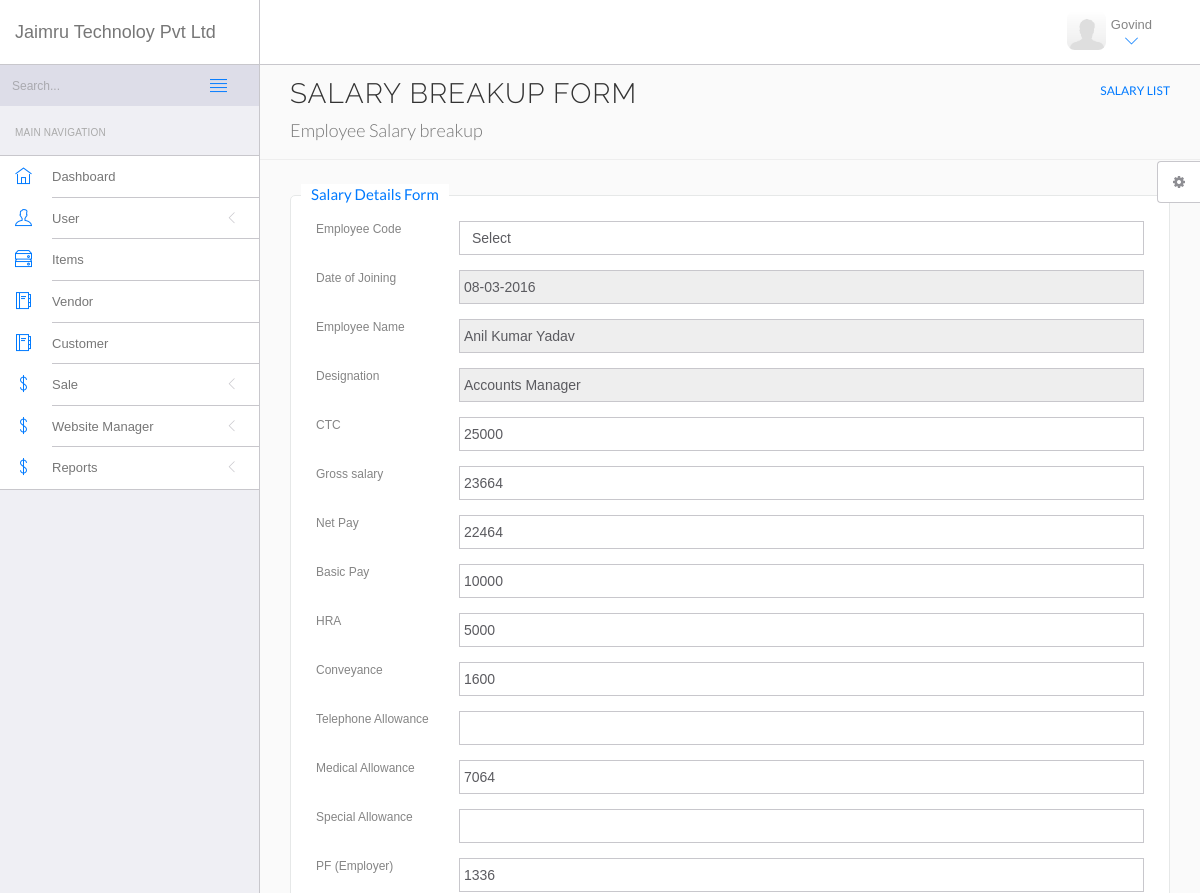
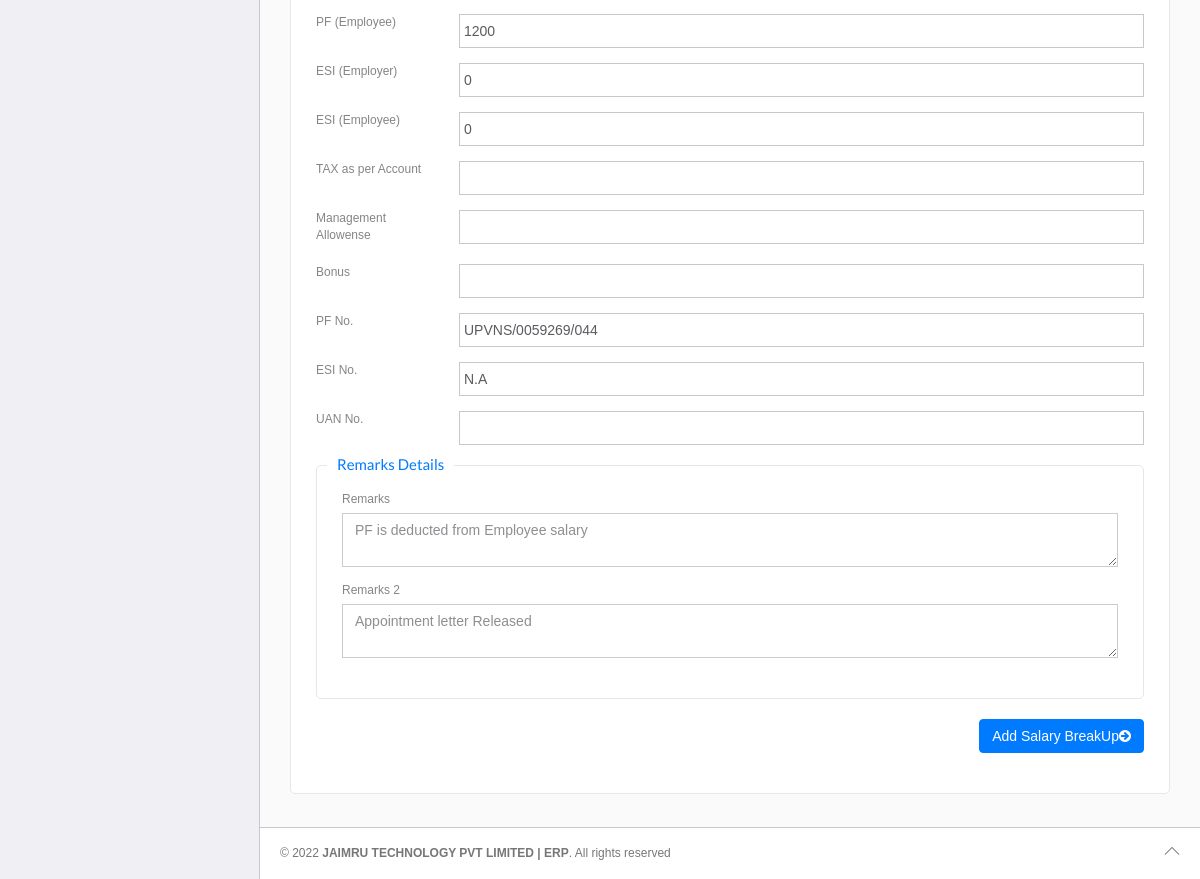
/erp/salary_entry.php?id=2 (signed in), run on the app's committed database (2 pictures, top to bottom).
### tables this page shows
CREATE TABLE IF NOT EXISTS `salary` (
  `salary_id` int(11) NOT NULL AUTO_INCREMENT,
  `sl_emp_code` varchar(255) DEFAULT NULL,
  `sa_emp_doj` date DEFAULT NULL,
  `sal_emp_name` varchar(255) DEFAULT NULL,
  `sal_emp_designation` varchar(255) DEFAULT NULL,
  `sal_ctc` int(11) DEFAULT NULL,
  `sal_gross` int(11) DEFAULT NULL,
  `sal_net` int(11) DEFAULT NULL,
  `sal_basic` int(11) DEFAULT NULL,
  `sal_hra` varchar(255) DEFAULT NULL,
  `sal_conveyance` varchar(255) DEFAULT NULL,
  `sal_telephone` varchar(255) NOT NULL,
  `sal_pa` varchar(255) DEFAULT NULL,
  `sal_pf_employer` varchar(255) DEFAULT NULL,
  `sal_pf_emmployee` varchar(255) DEFAULT NULL,
  `sal_esi_employer` varchar(255) DEFAULT NULL,
  `sal_esi_employee` varchar(255) DEFAULT NULL,
  `sal_tax` varchar(255) DEFAULT NULL,
  `sal_management_allowense` varchar(255) NOT NULL,
  `sal_bonus` varchar(255) NOT NULL,
  `sal_pf_no` varchar(255) DEFAULT NULL,
  `sal_esi_no` varchar(255) DEFAULT NULL,
  `sal_remark` varchar(255) DEFAULT NULL,
  `sal_remark2` varchar(255) DEFAULT NULL,
  `sal_add_date` datetime DEFAULT NULL,
  PRIMARY KEY (`salary_id`)
);

### erp/includes/class.php (called while the page is built, shortened)
<?php
class baseClass {
	private $host = "localhost";
	private $user = "root";
		private $password = "";
	private $database = "jaimru";
	public function __construct()
	{
		$this->conn = mysqli_connect($this->host,$this->user,$this->password,$this->database);
	}
	function sqlToUser_DateTime($sqldate)
	{
		$date1 = substr($sqldate,8,2);
		$month1 = substr($sqldate,5,2);
		$year1 = substr($sqldate,0,4);
		$time1 = substr($sqldate,11,8);
		$newdate = $date1."-".$month1."-".$year1." ".$time1;
		return $newdate;
	}
}
?>

### erp/salary_entry.php (the view, shortened to what this page needs)
<?php
include_once('includes/class.php');
$class = new baseClass;
if(isset($_GET['id']))
{
	$salary_id = $_GET['id'];
	$select = mysqli_query($class->conn,"select * from salary where salary_id = '$salary_id'");
	$select_res = mysqli_fetch_array($select);
	 @extract($select_res);
}
?>
<!DOCTYPE html>
<html lang="en">
<head>
<link rel="stylesheet" href="vendor/bootstrap/css/bootstrap.min.css">
<link rel="stylesheet" href="vendor/fontawesome/css/font-awesome.min.css">
<link rel="stylesheet" href="vendor/themify-icons/themify-icons.min.css">
<link href="vendor/animate.css/animate.min.css" rel="stylesheet" media="screen">
<link href="vendor/perfect-scrollbar/perfect-scrollbar.min.css" rel="stylesheet" media="screen">
<link href="vendor/switchery/switchery.min.css" rel="stylesheet" media="screen">
<link href="vendor/bootstrap-touchspin/jquery.bootstrap-touchspin.min.css" rel="stylesheet" media="screen">
<link href="vendor/select2/select2.min.css" rel="stylesheet" media="screen">
<link href="vendor/bootstrap-datepicker/bootstrap-datepicker3.standalone.min.css" rel="stylesheet" media="screen">
<link href="vendor/bootstrap-timepicker/bootstrap-timepicker.min.css" rel="stylesheet" media="screen">
<link rel="stylesheet" href="assets/css/styles.css">
<link rel="stylesheet" href="assets/css/plugins.css">
<link rel="stylesheet" href="assets/css/themes/theme-1.css" id="skin_color" />
</head>
<body>
<div id="app">
  <?php include('includes/left_sidebar.php'); ?>
  <div class="app-content">
    <?php include('includes/top_header.php'); ?>
    <div class="main-content" >
      <div class="wrap-content container" id="container">
        <section id="page-title">
          <div class="row">
            <div class="col-sm-8">
              <h1 class="mainTitle">Salary Breakup Form</h1>
              <span class="mainDescription">Employee Salary breakup</span> </div>
            <ol class="breadcrumb">
				<li>
					<span><a href="salary_list.php">SALARY LIST</a></span>
				</li>
			</ol>
          </div>
        </section>
        <section>
          <div class="panel-body">
            <form action="salary_entry.php" method="post" class="form-horizontal" >
              <fieldset>
                <legend> Salary Details Form </legend>
                <div class="form-group">
                  <div class="col-md-2">
                    <label class="" for="organisation">Employee Code</label>
                  </div>
                  <div class="col-md-10">
				  <select name="sl_emp_id" id="sl_emp_id" class="form-control" required >
                      <option value="">Select</option>
                    </select>
                  </div>
                </div>
                <div class="form-group">
                  <div class="col-md-2">
                    <label class="">Date of Joining</label>
                  </div>
                  <div class="col-md-10">
                    <input type="text" name="sa_emp_doj" id="Doj" readonly placeholder="Date Of Joining"class="form-control" value="<?php if(isset($sa_emp_doj)){ echo $class->sqlToUser_DateTime($sa_emp_doj); } ?>" >
                  </div>
                </div>
                <div class="form-group">
                  <div class="col-md-2">
                    <label class="">Employee Name</label>
                  </div>
                  <div class="col-md-10">
                    <input type="text" name="sal_emp_name" id="sal_emp_name" required readonly placeholder=""class="form-control" value="<?php echo $sal_emp_name ?>">
                  </div>
                </div>
                <div class="form-group">
                  <div class="col-md-2">
                    <label class="" for="organisation">Designation</label>
                  </div>
                  <div class="col-md-10">
                    <input type="text" name="sal_emp_designation" id="sal_emp_designation" required readonly placeholder="emp_code"class="form-control" value="<?php echo $sal_emp_designation ?>">
                  </div>
                </div>
                <div class="form-group">
                  <div class="col-md-2">
                    <label class="">CTC</label>
                  </div>
                  <div class="col-md-10">
                    <input type="number" name="sal_ctc" placeholder="CTC"class="form-control" required value="<?php echo $sal_ctc ?>">
                  </div>
                </div>
                <div class="form-group">
                  <div class="col-md-2">
                    <label class="">Gross salary</label>
                  </div>
                  <div class="col-md-10">
                    <input type="number" name="sal_gross" value="<?php echo $sal_gross ?>" required placeholder="GC" class="form-control">
                  </div>
                </div>
                <div class="form-group">
                  <div class="col-md-2">
                    <label class="">Net Pay</label>
                  </div>
                  <div class="col-md-10">
                    <input type="number" name="sal_net" value="<?php echo $sal_net ?>" required placeholder="Qualification" class="form-control">
                  </div>
                </div>
                <div class="form-group">
                  <div class="col-md-2">
                    <label class="">Basic Pay</label>
                  </div>
                  <div class="col-md-10">
                    <input type="number" name="sal_basic" value="<?php echo $sal_basic ?>" required placeholder="" class="form-control">
                  </div>
                </div>
                <div class="form-group">
                  <div class="col-md-2">
                    <label class="">HRA</label>
                  </div>
                  <div class="col-md-10">
                    <input type="number" name="sal_hra" value="<?php echo $sal_hra ?>" required placeholder="" class="form-control">
                  </div>
                </div>
                <div class="form-group">
                  <div class="col-md-2">
                    <label class="">Conveyance</label>
                  </div>
                  <div class="col-md-10">
                    <input type="number" name="sal_conveyance" value="<?php echo $sal_conveyance ?>" required placeholder="" class="form-control">
                  </div>
                </div>
				<div class="form-group">
                  <div class="col-md-2">
                    <label class="">Telephone Allowance</label>
                  </div>
                  <div class="col-md-10">
                    <input type="number" name="sal_telephone" value="<?php echo $sal_telephone ?>" placeholder="" class="form-control">
                  </div>
                </div>
                <div class="form-group">
                  <div class="col-md-2">
                    <label class="">Medical Allowance</label>
                  </div>
                  <div class="col-md-10">
                    <input type="number" name="sal_pa" value="<?php echo $sal_pa ?>" required placeholder="" class="form-control">
                  </div>
                </div>
				<div class="form-group">
                  <div class="col-md-2">
                    <label class="">Special Allowance</label>
                  </div>
                  <div class="col-md-10">
                    <input type="number" name="sal_special_allowance" value="<?php echo $sal_special_allowance ?>" placeholder="" class="form-control">
                  </div>
                </div>
				<div class="form-group">
                  <div class="col-md-2">
                    <label class="">PF (Employer)</label>
                  </div>
                  <div class="col-md-10">
                    <input type="number" name="sal_pf_employer" value="<?php echo $sal_pf_employer ?>" required placeholder="" class="form-control">
                  </div>
                </div>
                <div class="form-group">
                  <div class="col-md-2">
                    <label class="">PF (Employee)</label>
                  </div>
                  <div class="col-md-10">
                    <input type="number" name="sal_pf_emmployee" value="<?php echo $sal_pf_emmployee ?>" required placeholder="" class="form-control">
                  </div>
                </div>
                <div class="form-group">
                  <div class="col-md-2">
                    <label class="">ESI (Employer)</label>
                  </div>
                  <div class="col-md-10">
                    <input type="number" name="sal_esi_employer" value="<?php echo $sal_esi_employer ?>" required placeholder="" class="form-control">
                  </div>
                </div>
                <div class="form-group">
                  <div class="col-md-2">
                    <label class="">ESI (Employee)</label>
                  </div>
                  <div class="col-md-10">
                    <input type="number" name="sal_esi_employee" value="<?php echo $sal_esi_employee ?>" required placeholder="" class="form-control">
                  </div>
                </div>
                <div class="form-group">
                  <div class="col-md-2">
                    <label class="">TAX as per Account</label>
                  </div>
                  <div class="col-md-10">
                    <input type="number" name="sal_tax" value="<?php echo $sal_tax ?>" required placeholder="" class="form-control">
                  </div>
                </div>
				<div class="form-group">
                  <div class="col-md-2">
                    <label class="">Management Allowense </label>
                  </div>
                  <div class="col-md-10">
                    <input type="number" name="sal_management_allowense" value="<?php echo $sal_management_allowense ?>" required placeholder="" class="form-control">
                  </div>
                </div>
				<div class="form-group">
                  <div class="col-md-2">
                    <label class="">Bonus</label>
                  </div>
                  <div class="col-md-10">
                    <input type="number" name="sal_bonus" value="<?php echo $sal_bonus ?>" placeholder="" class="form-control">
                  </div>
                </div>
                <div class="form-group">
                  <div class="col-md-2">
                    <label class="">PF No.</label>
                  </div>
                  <div class="col-md-10">
                    <input type="text" name="sal_pf_no" value="<?php echo $sal_pf_no ?>"  placeholder="" class="form-control">
                  </div>
                </div>
                <div class="form-group">
                  <div class="col-md-2">
                    <label class="">ESI No.</label>
                  </div>
                  <div class="col-md-10">
                    <input type="text" name="sal_esi_no" value="<?php echo $sal_esi_no ?>"  placeholder="" class="form-control">
                  </div>
                </div>
				 <div class="form-group">
                  <div class="col-md-2">
                    <label class="">UAN No.</label>
                  </div>
                  <div class="col-md-10">
                    <input type="text" name="sal_uan_no" value="<?php echo $sal_uan_no ?>"  placeholder="" class="form-control">
                  </div>
                </div>
                <fieldset>
                  <legend> Remarks Details</legend>
                  <label class="">Remarks</label>
                  <div class="form-group">
                    <div class="col-md-12">
                      <textarea name="sal_remark" class="form-control"><?php echo $sal_remark ?></textarea>
                    </div>
                  </div>
                  <label class="">Remarks 2</label>
                  <div class="form-group">
                    <div class="col-md-12">
                      <textarea name="sal_remark2" class="form-control"><?php echo $sal_remark2 ?></textarea>
                    </div>
                  </div>
                </fieldset>
                <div class="form-group">
                  <div class="col-md-12">
                    <button name="submit" class="btn btn-primary btn-wide pull-right">Add Salary BreakUp<i class="fa fa-arrow-circle-right" ></i></button>
                  </div>
                </div>
              </fieldset>
            </form>
          </div>
        </section>
      </div>
    </div>
  </div>
  <?php include('includes/footer.php'); ?>
  <?php include('includes/right_setting.php'); ?>
</div>
</body>
</html>

### erp/assets/css/themes/theme-1.css (style rules this page uses)
body { background: #FAFAFA; }

### data on the page
salary: sa_emp_doj "08-03-2016", sal_emp_name "Anil Kumar Yadav", sal_emp_designation "Accounts Manager", sal_ctc "25000", sal_gross "23664", sal_net "22464", sal_basic "10000", sal_hra "5000", sal_conveyance "1600", sal_pa "7064", sal_pf_employer "1336", sal_pf_emmployee "1200", sal_esi_employer "0", sal_esi_employee "0", sal_pf_no "UPVNS/0059269/044", sal_esi_no "N.A", sal_remark "PF is deducted from Employee salary", sal_remark2 "Appointment letter Released"

### other printed values
$_SESSION['sess_user_name'] "Govind"
